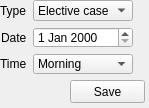
<?xml version="1.0" encoding="UTF-8"?>
<ui version="4.0">
 <class>Form</class>
 <widget class="QWidget" name="Form">
  <property name="geometry">
   <rect>
    <x>0</x>
    <y>0</y>
    <width>149</width>
    <height>108</height>
   </rect>
  </property>
  <property name="windowTitle">
   <string>Form</string>
  </property>
  <widget class="QWidget" name="layoutWidget">
   <property name="geometry">
    <rect>
     <x>0</x>
     <y>0</y>
     <width>146</width>
     <height>74</height>
    </rect>
   </property>
   <layout class="QGridLayout" name="gridLayout_3">
    <item row="0" column="2">
     <widget class="QLabel" name="label_12">
      <property name="text">
       <string/>
      </property>
     </widget>
    </item>
    <item row="1" column="0" alignment="Qt::AlignRight">
     <widget class="QLabel" name="label_7">
      <property name="text">
       <string>Date</string>
      </property>
     </widget>
    </item>
    <item row="0" column="0" alignment="Qt::AlignRight">
     <widget class="QLabel" name="label_8">
      <property name="text">
       <string>Type</string>
      </property>
     </widget>
    </item>
    <item row="2" column="0" alignment="Qt::AlignRight">
     <widget class="QLabel" name="label_6">
      <property name="text">
       <string>Time</string>
      </property>
     </widget>
    </item>
    <item row="0" column="1">
     <widget class="QComboBox" name="comboBox_type">
      <item>
       <property name="text">
        <string>Elective case</string>
       </property>
      </item>
      <item>
       <property name="text">
        <string>Emergency case</string>
       </property>
      </item>
      <item>
       <property name="text">
        <string>Ergency case</string>
       </property>
      </item>
     </widget>
    </item>
    <item row="2" column="1">
     <widget class="QComboBox" name="comboBox_time">
      <item>
       <property name="text">
        <string>Morning</string>
       </property>
      </item>
      <item>
       <property name="text">
        <string>Afternoon</string>
       </property>
      </item>
      <item>
       <property name="text">
        <string>None</string>
       </property>
      </item>
     </widget>
    </item>
    <item row="1" column="1">
     <widget class="QDateEdit" name="dateEdit"/>
    </item>
   </layout>
  </widget>
  <widget class="QPushButton" name="b_save">
   <property name="geometry">
    <rect>
     <x>70</x>
     <y>80</y>
     <width>75</width>
     <height>23</height>
    </rect>
   </property>
   <property name="text">
    <string>Save</string>
   </property>
  </widget>
 </widget>
 <resources/>
 <connections/>
</ui>
